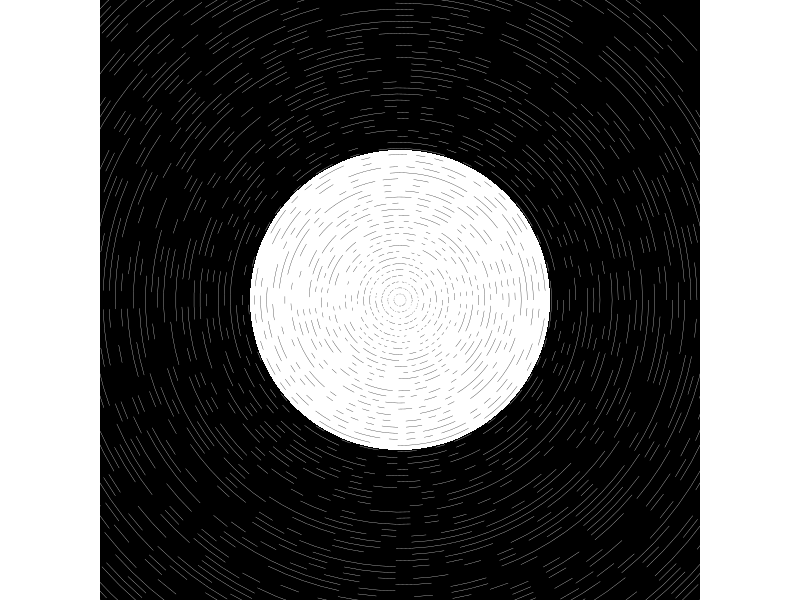

Write the R code that produced this figure.
#Genuary 30 2023 - Minimalism
#=============================================================================#
#Library Load-in---------------------------------------------------------------
#=============================================================================#
library(dplyr)
library(purrr)
library(ggplot2)

#=============================================================================#
#Data Set-up-------------------------------------------------------------------
#=============================================================================#
#Setting angles for the circles#
theta <- seq(0,2*pi, length = 100)

#Setting a succession of radi for the circles#
radi <- seq(0,20, length = 100)

#Setting up for iterations#
n <- 1:length(radi)
color_pals <- c("#000000", "#ffffff")
fill_pals <- colorRampPalette(c("#000000","#070b40","#290740"))(length(radi))

#Data Compilation#
circles <- pmap_df(list(radi,n,fill_pals), ~tibble(x = cos(theta) * .x + 10,
                                   y = sin(theta) * ..1 + 10,
                                   group = paste0("ring_",..2),
                                   color = sample(color_pals, length(theta), replace = TRUE),
                                   fill = ..3))

#Setting angles for the center circle#
theta <- seq(0,2*pi, length = 1000)

#Data for the center circle#
center <- tibble(x = cos(theta) * 5 + 10,
                 y = sin(theta)* 5 + 10,
                 color = "#ffffff",
                 group = "center")

#=============================================================================#
#Final Piece-------------------------------------------------------------------
#=============================================================================#

circles |>
  ggplot(aes(x,y, group = group))+
  theme_void()+
  theme(plot.background = element_rect(fill = "#000000"))+
  geom_polygon(data = center, 
               fill = "#ffffff")+
  geom_path(color = circles$color,
            linewidth = .1)+
  coord_equal(xlim = c(0,20),
              ylim = c(0,20),
              expand = FALSE)

#To save the output:
# ggsave("images/30.png",
#        dpi = 300,
#        device = "png",
#        bg = "transparent")
